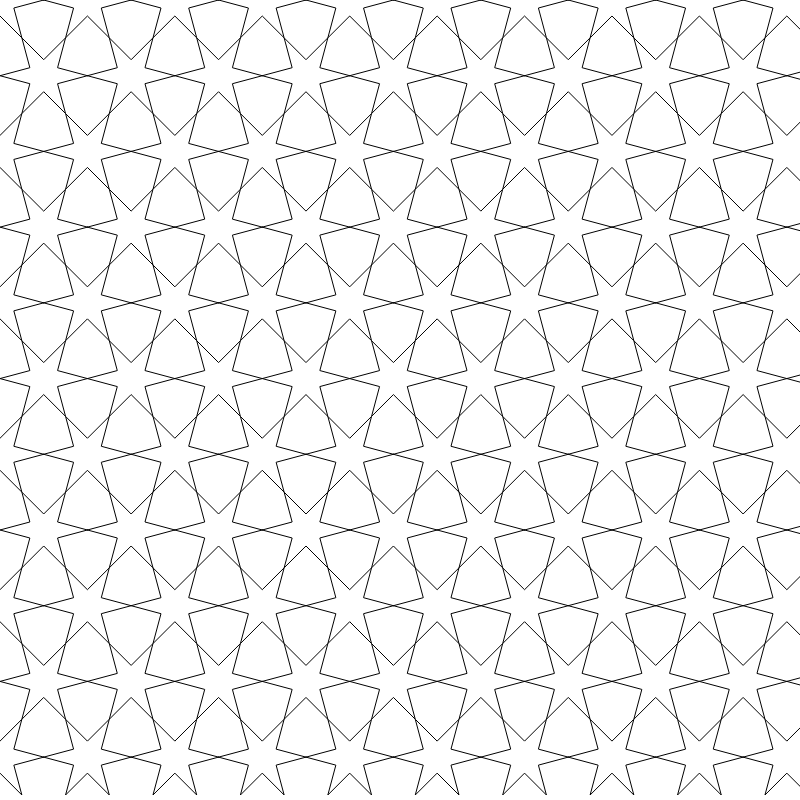
Frame 1 (no input)
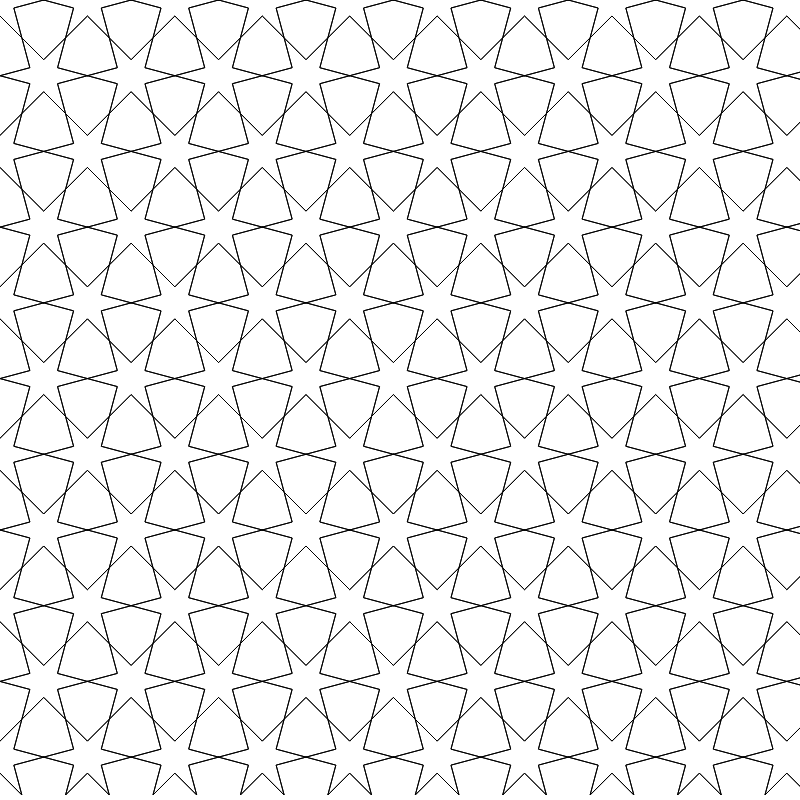
Frame 2 (the mouse pressed at the canvas centre, redrawn once)

The p5.js sketch that drew these frames (run headless with seeded random() and noise() and a simulated clock; the mouse was pressed at the canvas centre and the sketch redrawn once):

// p5.js sketch
// ── sketch.js
/*
Code written by Selcuk ARTUT 2022
Geometric Patterns with Creative Coding 
All rights reserved
*/

// Motif class
class Motif {
    constructor(r) {
        this.a = r; //inner Radius
        this.b = r * (sin(135) / sin(15)); //outer Radius
    }

    display() {
        let angle = 30;
        beginShape();
        for (let i = 0; i < 12; i++) {
            let sx, sy;
            if (i % 2 == 0) {
                sx = cos(i * angle) * this.b;
                sy = sin(i * angle) * this.b;
            } else {
                sx = cos(i * angle) * this.a;
                sy = sin(i * angle) * this.a;
            }
            vertex(sx, sy);
        }
        endShape(CLOSE);
    }
}

let a = 16; //inner Radius, scale factor
let b; //outer Radius
let dx, dy;
let nRow;
let nCol;

function setup() {
    createCanvas(800, 800);
    angleMode(DEGREES);
    noFill();
    noLoop();
    b = a * (sin(135) / sin(15));
    dx = 2 * b;
    dy = 2 * b * cos(30);
    //approximate the nRow and nCol values
    nRow = ceil(height / dy);
    nCol = ceil(width / dx);
}

function draw() {
    let motif = new Motif(a);
    for (let r = 0; r < nRow; r++) {
        for (let c = 0; c < nCol; c++) {
            push();
                if (r % 2 == 0) {
                    //rows 0,2,4,6
                    translate(c * dx, r * dy);
                } else {
                    //rows 1,3,5,7
                    translate(c * dx + b, r * dy);
                }
                motif.display();
            pop();
        }
    }
}
